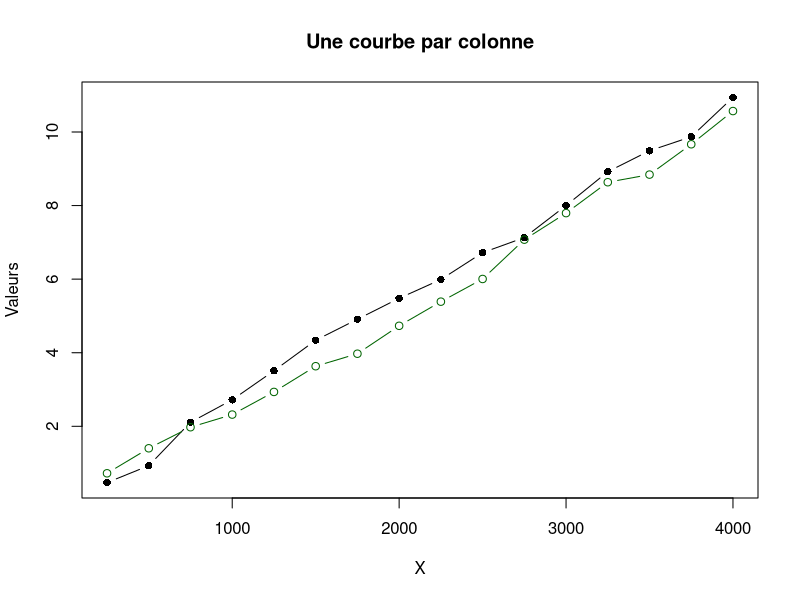
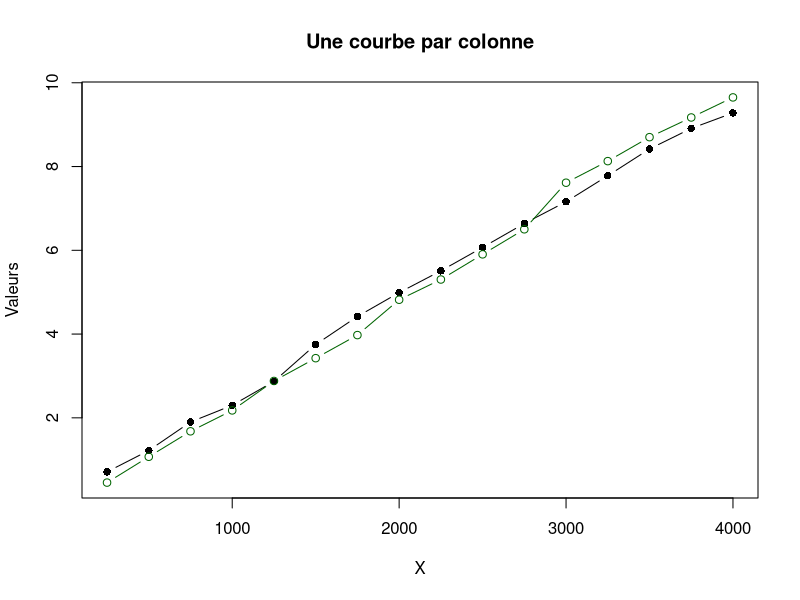
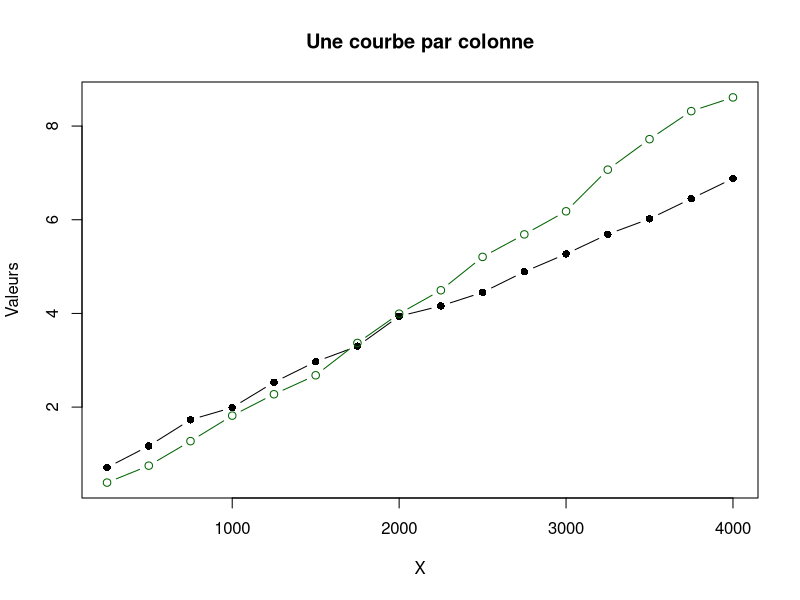
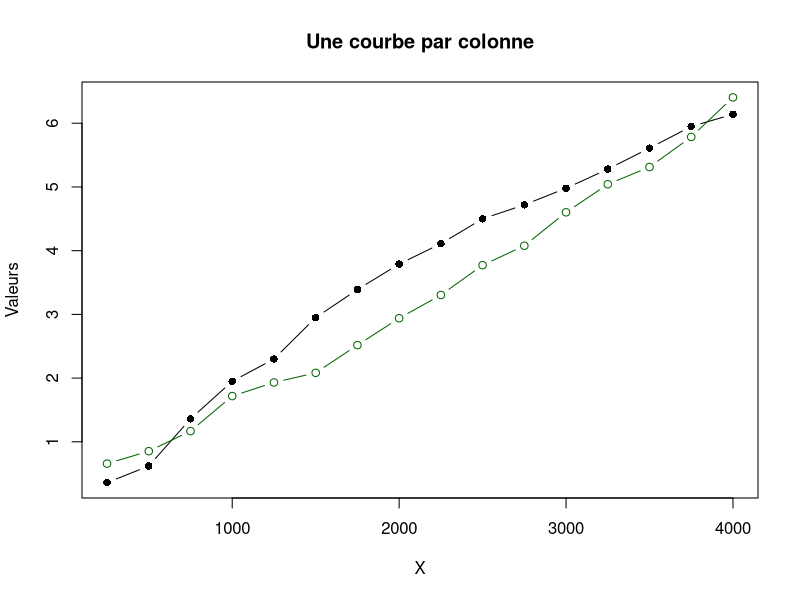
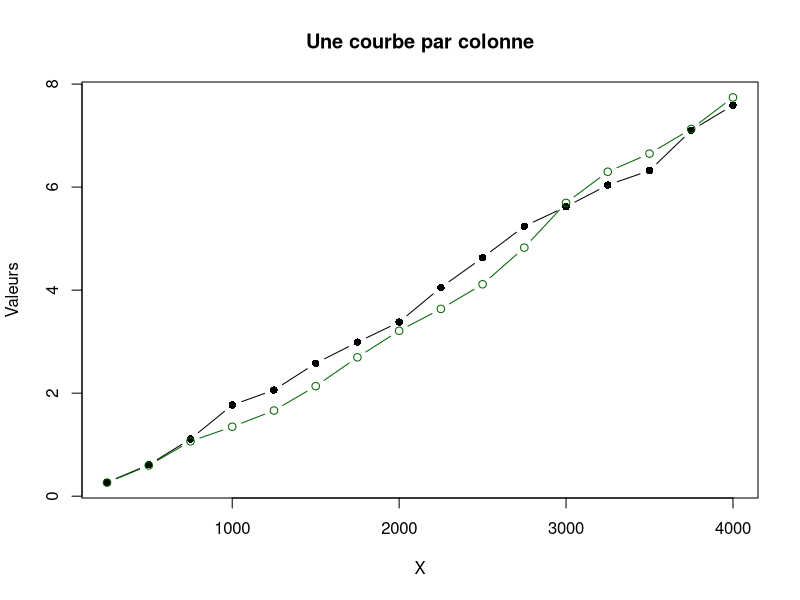
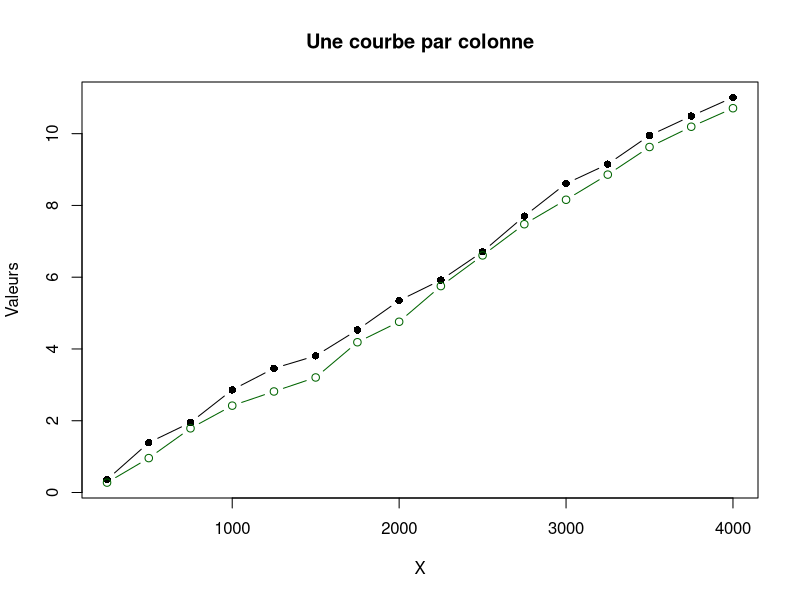
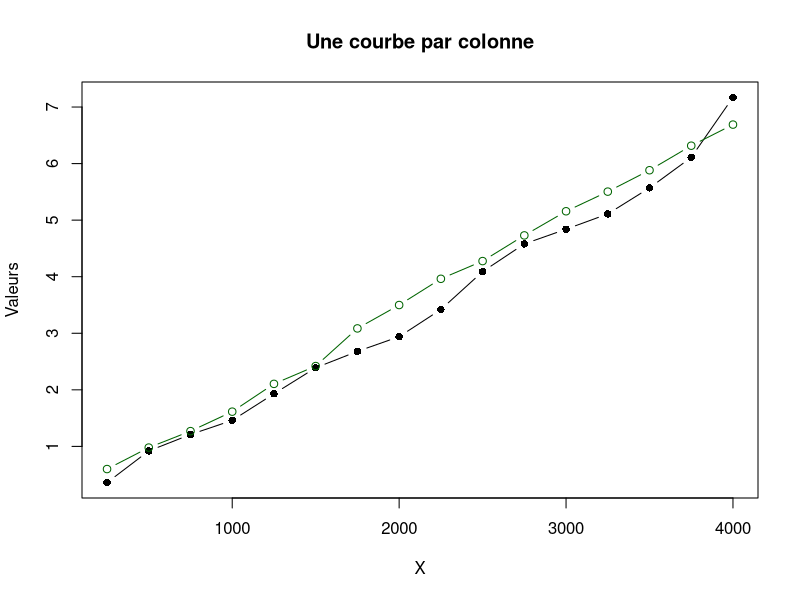
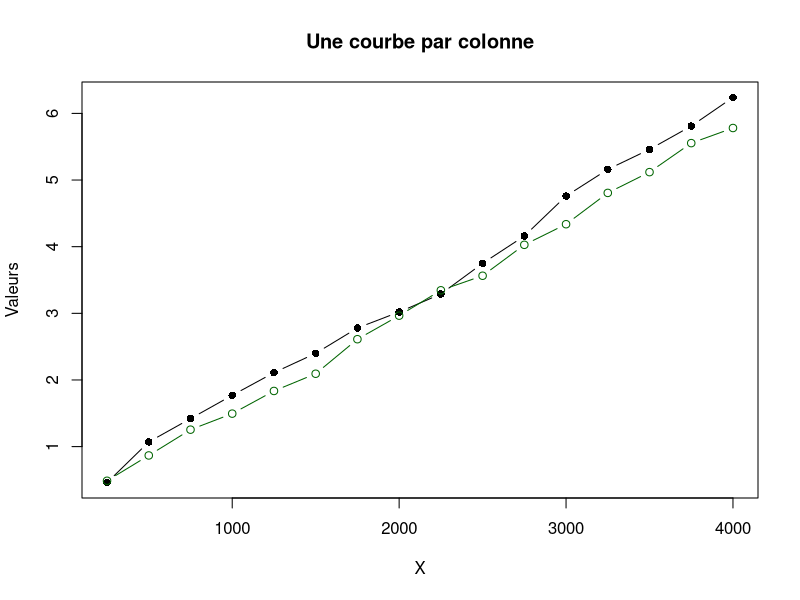

The R script that drew these images, in order:

df <- read.csv2("../Laser.csv")
x <- df[[1]]
for(i in 1:length(df[-1])){
  y_col <- df[-1][,i]
  y = c(y_col[1],y_col[2:length(y_col)]-y_col[1:length(y_col)-1])
  m = mean(y)
  v = var(y)
  b = m/v
  a = m^2/(v*250)
  sim = rgamma(length(y),shape = a*250, rate = b)
  y_sim =cumsum(sim)
  matplot(x, y_col, type = "b", pch = 16, lty = 1, xlab = "X", ylab = "Valeurs", main = "Une courbe par colonne", ylim = c(min(y_sim,y_col),max(y_sim,y_col)))
  lines(x,y_sim,col ='darkgreen',type = 'b')
}